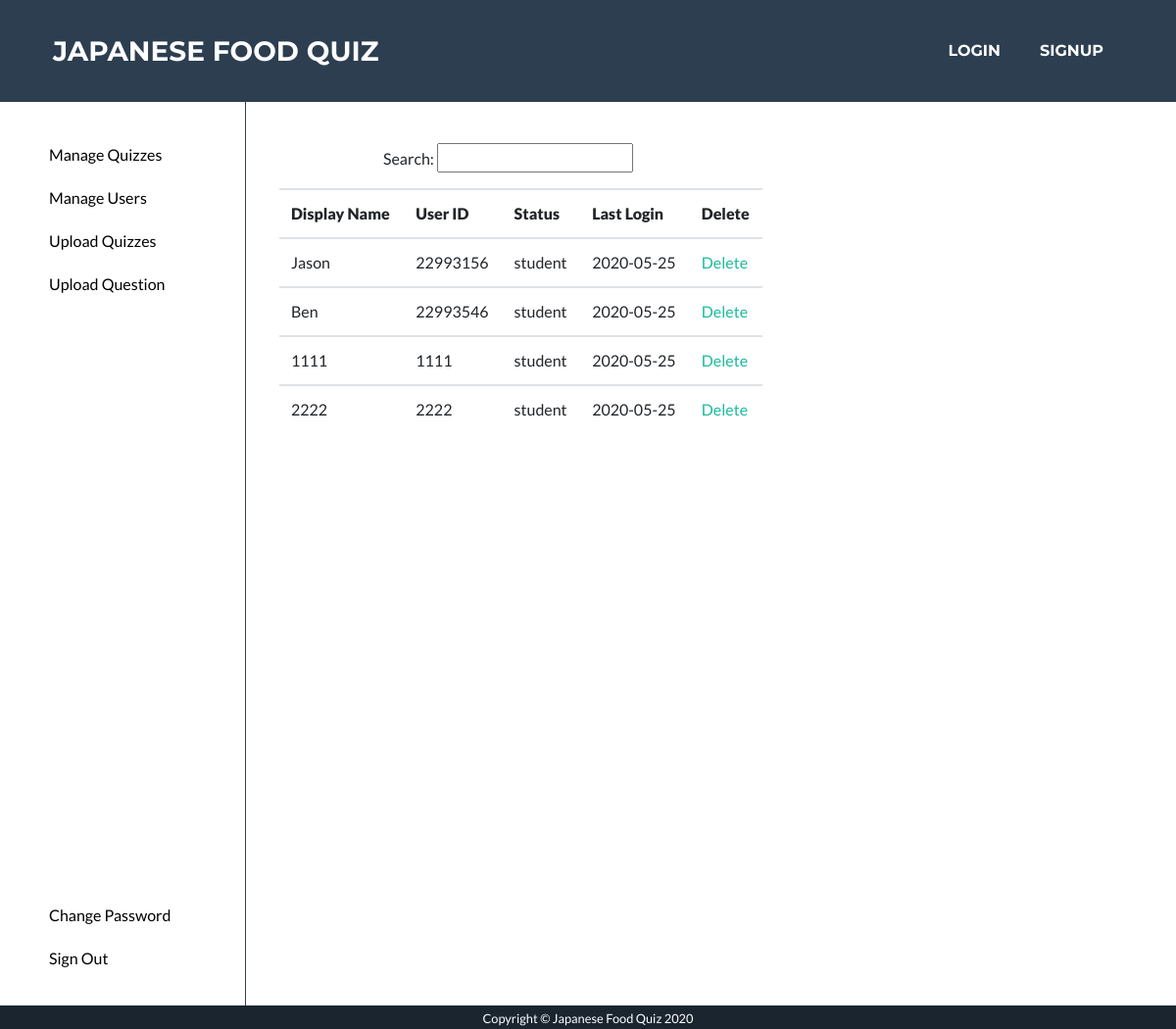
Page /manage_user (signed in) on the earlier database version.
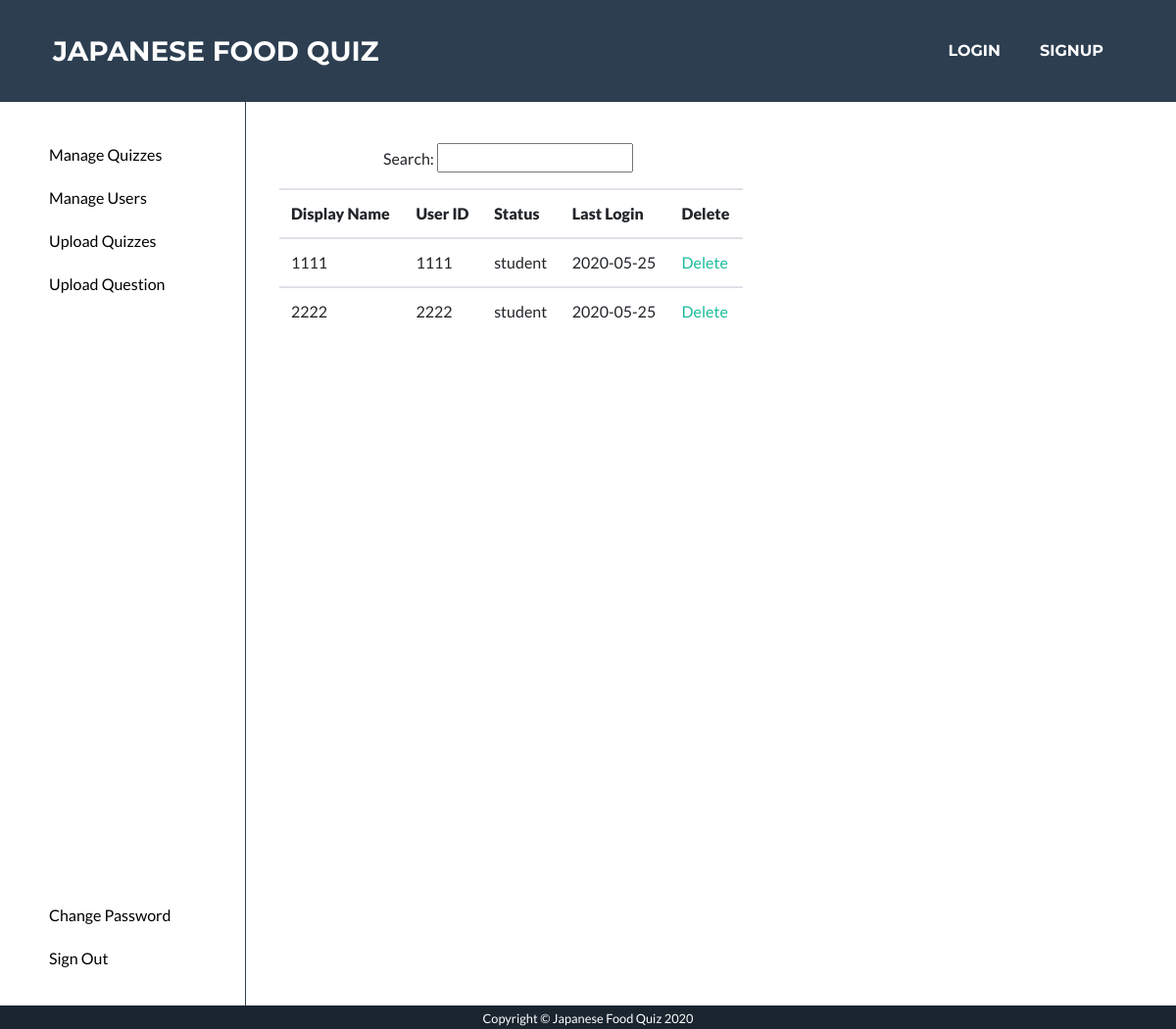
Same page on the later database version.
### app/models.py (models this page shows, shortened)
class User(UserMixin, db.Model):
    __table_args__ = {'extend_existing': True}
    id = db.Column(db.String, primary_key=True)
    email = db.Column(db.String(128))
    name = db.Column(db.String(128))
    password_hash = db.Column(db.String(128))
    status = db.Column(db.String)
    last_login = db.Column(db.DATE, nullable=False, default=datetime.now)

### app/routes.py (the view)
@app.route('/manage_user')
@login_required
def manage_user():
    user = current_user
    if user.name != 'admin':
        return redirect('/admin')
    users = User.query.filter(User.name!="admin")
    return render_template('manage_user.html', users=users)

### app/models.py (called while the page is built)
@login.user_loader
def load_user(id):
    user = User.query.filter_by(id=(int(id))).first()
    return user

### app/templates/manage_user.html (shortened to what this page needs)
<!DOCTYPE html>
<html lang="en">
  <head>
    <link href="/static/style.css" rel="stylesheet" />
    <link rel="stylesheet" type="text/css" href="static/default.css" />
    <link rel="stylesheet" type="text/css" href="static/admin_page.css" />
    {% extends 'base.html' %} {% block content %}
    <div class="main">
      <div class="navbar2">
        <ul class="nav_ul2">
          <li class="nav_list2">
            <a href="/manage_quiz"><button>Manage Quizzes</button> </a>
          </li>
          <li class="nav_list2">
            <a href="/manage_user"><button>Manage Users</button> </a>
          </li>
          <li class="nav_list2">
            <a href="/upload_question_set"><button>Upload Quizzes</button> </a>
          </li>
          <li class="nav_list2">
            <a href="/upload_quiz"><button>Upload Question</button></a>
          </li>
            <li class="nav_list2_bottom"><a href="/admin_change_password"><button>Change Password</button></a></li>
          <li class="nav_list2"><a href="/logout"><button>Sign Out</button></a></li>
        </ul>
      </div>
      <div class="main_part">
          <p class="search">Search: <input type="text" /></p>
          <div class="flex_list container">
          <table class="table">
              <tr>
                  <th><strong>Display Name</strong></th>
                  <th><strong>User ID</strong></th>
                  <th><strong>Status</strong></th>
                  <th><strong>Last Login</strong></th>
                  <th><strong>Delete</strong></th>
              </tr>
               {% for user in users %}
                  <tr>
                          <td>{{ user.name }}</td>
                          <td>{{ user.id }}</td>
                          <td>{{ user.status }}</td>
                          <td>{{ user.last_login }}</td>
                          <td><a href="/update?id={{ user.id }}">Delete</a></td>
                  </tr>
               {% endfor %}
          </table>
          </div>
      </div>
    </div>
    {% endblock %}

### app/templates/base.html (shortened to what this page needs)
  </head>
  <body id="page-top">
    <nav
      class="navbar navbar-expand-lg bg-secondary text-uppercase fixed-top"
      id="mainNav"
    >
      <div class="container">
        <a class="navbar-brand js-scroll-trigger" href="/index"
          >Japanese Food Quiz</a
        >
        <div class="collapse navbar-collapse" id="navbarResponsive">
          <ul class="navbar-nav ml-auto">
            <li class="nav-item mx-0 mx-lg-1"
            style="padding:0; margin: 0 0.25rem 0 0.25rem">
              <a
                class="nav-link py-3 px-0 px-lg-3 rounded js-scroll-trigger"
                href="/user_login"
                style="padding:1rem;"
                >Login</a
              >
            </li>
            <li class="nav-item mx-0 mx-lg-1" style="padding:0; margin: 0 0.25rem 0 0.25rem">
              <a
                class="nav-link py-3 px-0 px-lg-3 rounded js-scroll-trigger"
                href="/user_register"
                style="padding:1rem;"
                >Signup</a
              >
            </li>
          </ul>
        </div>
      </div>
    </nav>
    {% block content %}{% endblock %}
    <section class="copyright text-center text-white" style="height: 1.5rem;">
      <div class="container" >
        <small>Copyright © Japanese Food Quiz 2020</small>
      </div>
    </section>
  </body>
</html>

### app/static/default.css (style rules this page uses)
* { -webkit-box-sizing: border-box; box-sizing: border-box; margin: 0; padding: 0; }
input { width: 12.5rem; height: 1.875rem; }
.main { display: flex; flex-direction: row; left: 0; right: 0; top: 0; bottom: 0; width: 100%; height: 100%; }
.navbar2 { margin: 0; padding: 0; border-right: 0.0625rem solid #2f3e4e; height: 100%; }
.nav_ul2 { width: 12.5rem; margin-right: 3.125rem; margin-top: 3.125rem; }
.nav_list2 { padding-bottom: 1.25rem; }
.nav_list2_bottom { margin-top: 300%; margin-right: 0; margin-left: 3.125rem; padding-left: 0; padding-right: 0; padding-bottom: 1.25rem; }
li { padding-left: 3.125rem; list-style-type: none; padding-bottom: 0.625rem; }
.search { margin-left: 8.75rem; margin-top: 3.125rem; }

### app/static/admin_page.css (style rules this page uses)
.search { margin-left: 8.75rem; margin-top: 3.125rem; }
input { width: 12.5rem; height: 1.875rem; }
.flex_list { display: flex; flex-direction: row; margin-left: 0.625rem; }
button { color: black; background: white; text-shadow: none; box-shadow: none; border: none; }
li { padding-left: 3.125rem; padding-bottom: 0.625rem; }

Differences in the rows shown:
removed User: name "Jason", id "22993156", status "student", last_login "2020-05-25"
removed User: name "Ben", id "22993546", status "student", last_login "2020-05-25"
